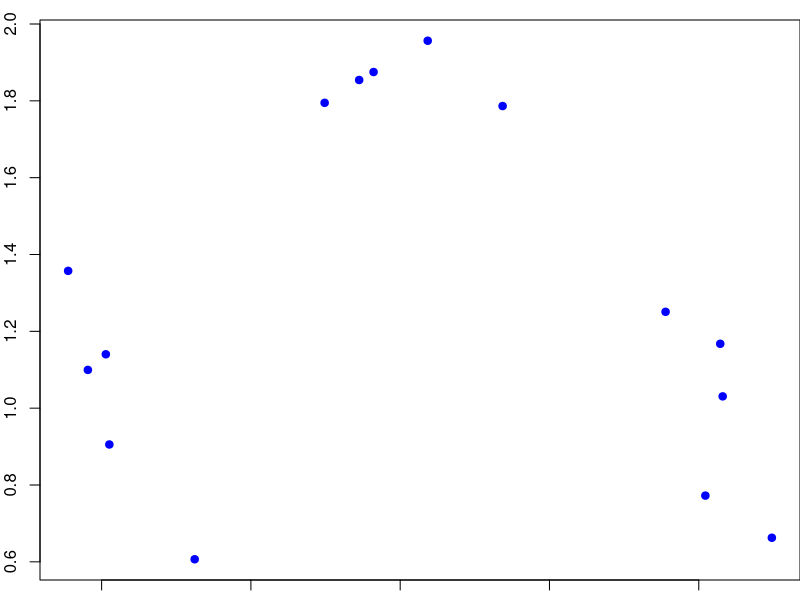
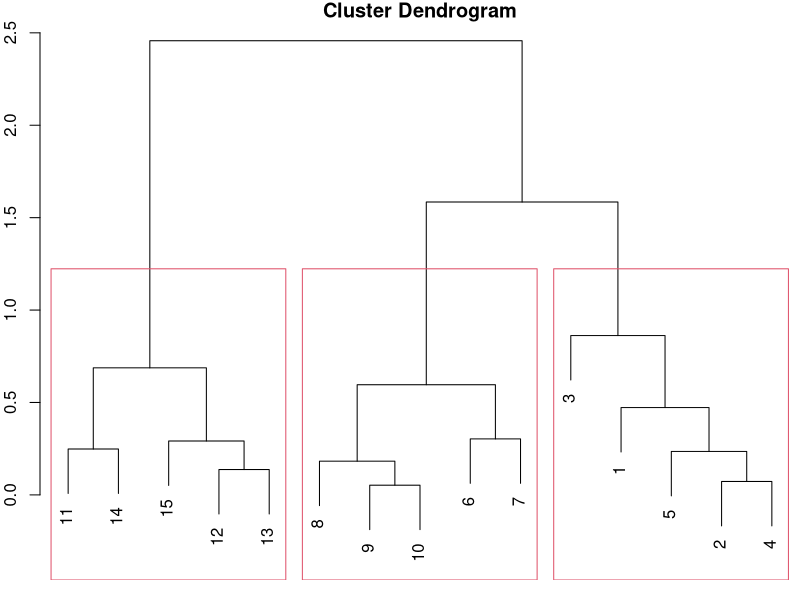
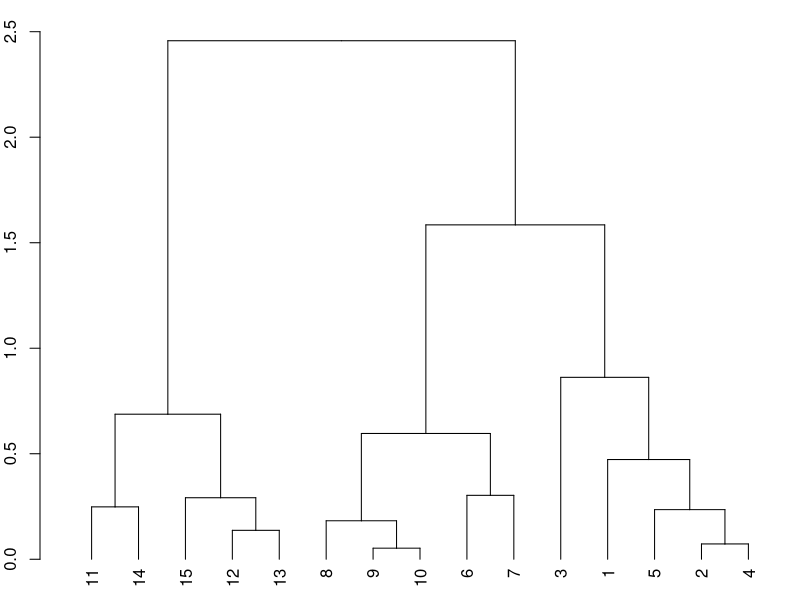
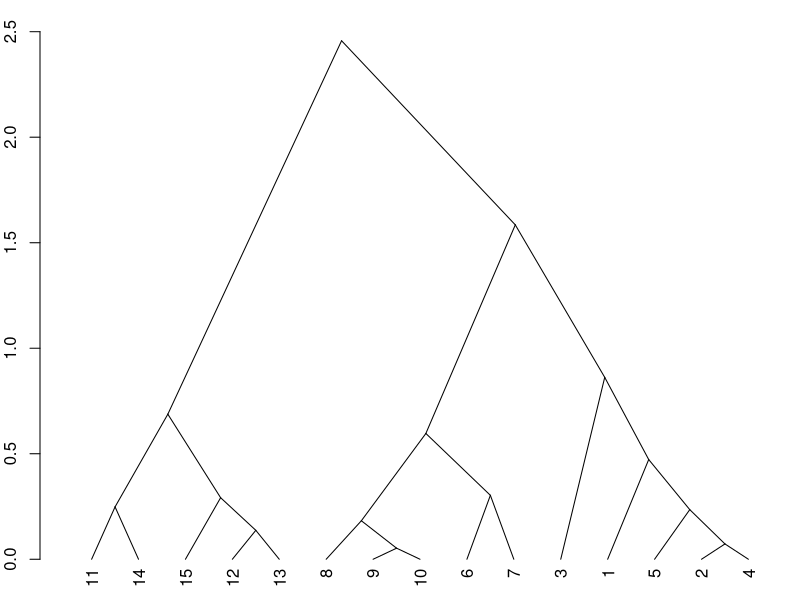
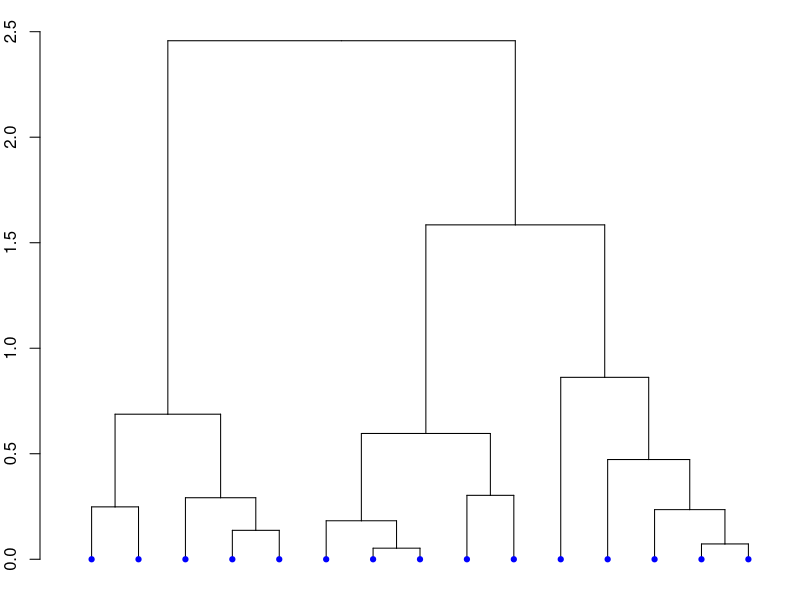
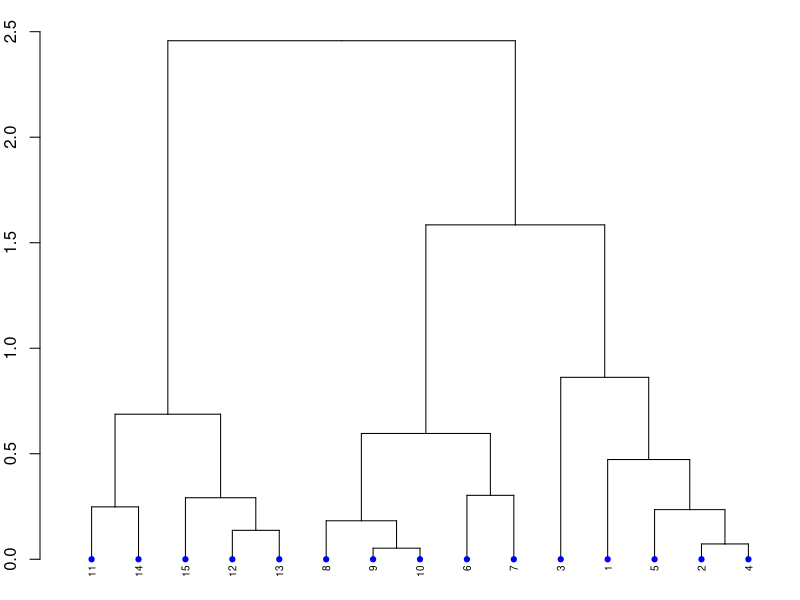
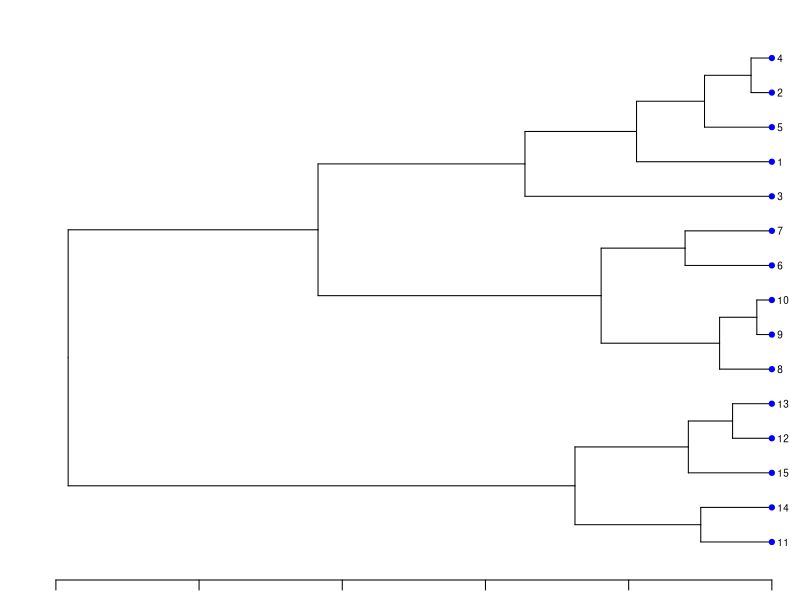
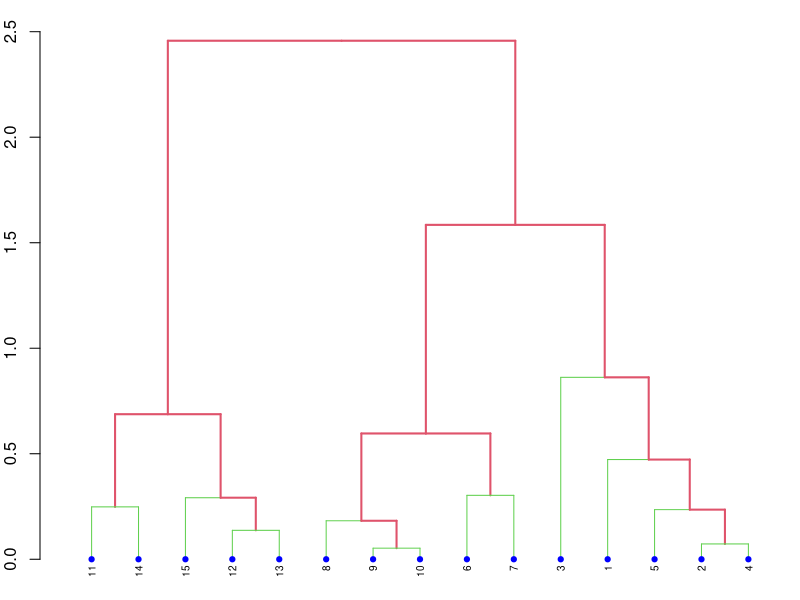

Source code (R) for these figures, in order:
set.seed(123)
par(mar=c(1,2,1,0))
x=rnorm(n = 15,mean = rep(x = 1:5,each=5),sd = 0.2)
y=rnorm(n = 15,mean = rep(c(1,2,1),each=5),sd = 0.2)
#create points such that 5 points in each cluster
plot(x,y,col="blue",pch=19)
data=data.frame(x,y)
#-----------hierarchical clustering------------------------------------------
distance=dist(data,method = "euclidean")
hierarchical=hclust(distance)
plot(hierarchical)
#cutting tree at y=2.0
rect.hclust(tree = hierarchical,k = 3)
#-------plotting hclust different ways-----------------------------
#----------------using plot.dendogram---------------------------
hcdendo=as.dendrogram(hierarchical)
# Default plot
plot(hcdendo, type = "rectangle", ylab = "Height")
# Triangle plot
plot(hcdendo, type = "triangle", ylab = "Height")
# Define nodePar
nodePar=list(lab.cex = 0.6, pch = c(NA, 19), 
                cex = 0.7, col = "blue")
# Customized plot; remove labels
plot(hcdendo, ylab = "Height", nodePar = nodePar, leaflab = "none")
plot(hcdendo, ylab = "Height", nodePar = nodePar)
# Horizontal plot
plot(hcdendo,  xlab = "Height",nodePar = nodePar, horiz = TRUE)
# Change edge color
plot(hcdendo,  xlab = "Height", nodePar = nodePar,edgePar = list(col = 2:3, lwd = 2:1))
#-----------------using ggdendro------------------
ggdendro::ggdendrogram(hierarchical)
ggdendro::ggdendrogram(hierarchical,rotate = TRUE)
#---------------------------Hierarchical clustering completed----------------------------

#-----------------kmeans clustering-----------------------------
kmeansobj=kmeans(x = data,centers = 3)
kmeansobj
plot(data,col=kmeansobj$cluster,pch=22)
points(kmeansobj$centers,pch=19,col="blue")
